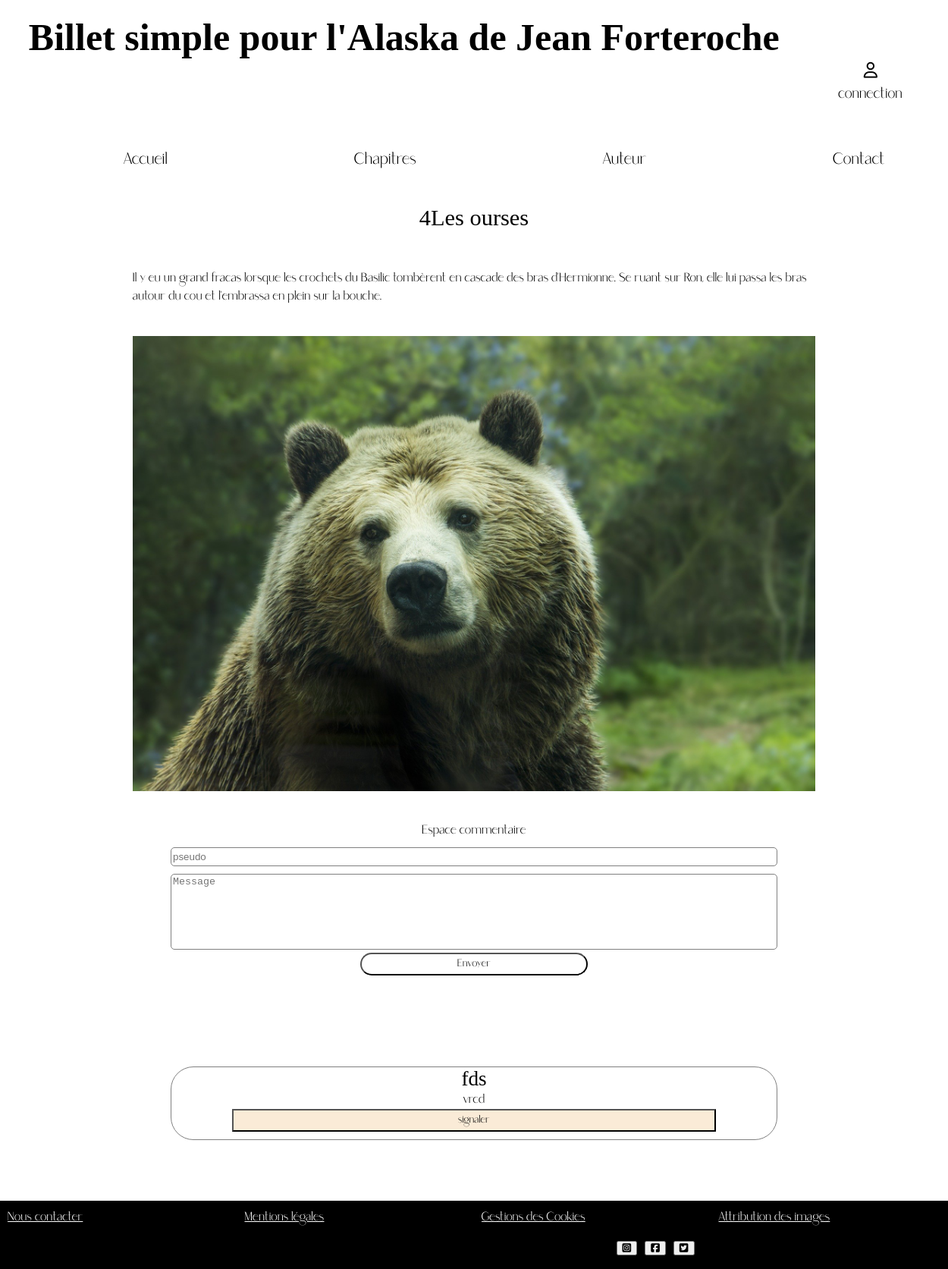
The app's page /index.php?action=chapitre&id=4 with its own data.
### tables this page shows
CREATE TABLE `chapitre` (
  `ID` int(255) NOT NULL,
  `chapitrenumber` int(11) NOT NULL,
  `chapitre-titre` text NOT NULL,
  `resumer` text NOT NULL,
  `chapitre-text` text NOT NULL,
  `images` text NOT NULL,
  `brouillon` tinyint(1) NOT NULL
);

CREATE TABLE `commentaire` (
  `ID` int(11) NOT NULL,
  `nameuser` text NOT NULL,
  `comment` text NOT NULL,
  `signaler` tinyint(1) DEFAULT NULL,
  `valider` tinyint(1) DEFAULT NULL,
  `idchapitre` int(11) NOT NULL
);

### controller/front-end/controller.php (called while the page is built, shortened)
<?php
function directionchapitre()
   {
require('Model/front-end/chapitre.php');
$instanceclasse = new modelchapitre();
$databd = $instanceclasse-> connexionbdchapitre();
$databd3 = $instanceclasse-> connexionbdcommentaire();
require('view/front-end/chapitre.php');
   }
?>

### Model/front-end/chapitre.php (called while the page is built, shortened)
<?php
class modelchapitre {
        public function connexionbdchapitre() {
        require('Model/front-end/connexion.php');
        $search='SELECT * FROM Chapitre WHERE id=' . $_GET["id"];
        $reponse = $bdd->query($search);
        $reponse->execute();
                $data = $reponse->fetchAll();
                return $data;
        }
        public function connexionbdcommentaire() {
        require('Model/front-end/connexion.php');
        $reponse = $bdd->query('SELECT * FROM commentaire WHERE idchapitre=' . $_GET["id"]);
        $reponse->execute();
        $data = $reponse->fetchAll();
        return $data;
        $rereponseq->cloreCursor();}
}
?>

### view/front-end/chapitre.php (the view, shortened to what this page needs)
<section id="main">
<?php  foreach ($databd as $donnees) : ?>
 <div id="chaptirenumber-individuel">
 <div id='chapitre-titre-individuel'><?php echo $donnees['chapitrenumber']?><?php echo $donnees['chapitre-titre']?></div>
 <div id="chapitre-text-individuel"><div id="texte"><?php echo $donnees['chapitre-text']?></div>
  <img src="<?php echo $donnees['images']?>" alt="illustrationchapitre" id="illustrationchapitre-inv"> </div>
 </div></div>
 <div id="commentaire-form">
 <form action="index.php?action=creerCommentaire" method="post" id="commentaireform" >
   <div id="titre-commentaire"><legend >Espace commentaire</legend></div>
      <input class="nameuser" name="nameuser" placeholder="pseudo" required>
      <textarea id="comment" name="comment" placeholder="Message" required></textarea>
      <button class="send" type="submit" id="btn-submit" value="Envoyer" > Envoyer </button>
</form>
</div>
         <?php endforeach; ?>
         <?php  foreach ($databd3 as $donnees) : ?>
         <div id="commentaire">
         <div id="lecommentaire">
         <div id="nomuser"><?php echo $donnees['nameuser']?></div>
         <div id="messageuser"><?php echo $donnees['comment']?></div>
         <form>
         <button class="send" type="submit" id="signaler" value="signaler" >signaler</button></div>
   </div>
   <?php endforeach; ?>
<?php include('template.php'); ?>

### style.css (style rules this page uses)
html, body { margin: 0; padding: 0; width: 100%; height: 100%; }
#main { display: block; margin-top: 180px; }
#signaler { display: block; font-family: "Saudagar"; width: 80%; height: 30px; margin: auto; margin-bottom: 10px; background-color: #faebd7; }
#btn-submit { display: block; font-family: "Saudagar"; width: 300px; height: 30px; margin: auto; margin-bottom: 10px; border-radius: 30px; }
#chapitre-titre-individuel { font-family: caroline; font-size:1.9em; display: flex; width: 100%; margin-top:100px; margin-bottom:50px; justify-content: center; }
#chapitre-text-individuel { font-family: "Saudagar"; display: block; word-wrap: break-word; position: relative; width: 90%; margin: auto; }
#chaptirenumber-individuel { display: block; }
#illustrationchapitre-inv { display: flex; width:100%; max-width: 900px; margin: auto; margin-top:40px; margin-bottom: 40px; }
#titre-commentaire { display: flex; width:100%; text-align: center; }
#commentaire-form { display: flex; width:100%; max-width: 800px; margin: auto; }
#texte { display: flex; width:100%; max-width: 900px; margin: auto; }
#commentaireform { margin-bottom: 100px; }
#comment { font: 1em ; width:800px; height: 100px; margin-top: 10px; box-sizing: border-box; border: 1px solid grey; resize:none; border-radius: 5px; }
#commentaireform { display: block; justify-content: center; }
#lecommentaire { display: block; justify-content: center; margin:auto; font: 1em ; width:800px; margin-top: 10px; box-sizing: border-box; border: 1px solid grey; resize:none; border-radius: 5px; margin-bottom: 40px; overflow: scroll; border-radius: 30px; }
#nomuser { font-family: caroline; font-size: 1.7em; display: flex; justify-content: center; }
#messageuser { font-family: "Saudagar"; display: flex; justify-content: center; }
input { font: 1em ; width:800px; height: 25px; margin-top: 10px; box-sizing: border-box; border: 1px solid grey; resize:none; border-radius: 5px; }
.send { background-color: #fff; }
legend { margin: auto; font-family: Saudagar; }

### records on screen
chapitre: chapitrenumber "4", value "Les ourses", value "Il y eu un grand fracas lorsque les crochets du Basilic tombèrent en cascade des bras d'Hermionne. Se ruant sur Ron, elle lui passa les bras autour du cou et l'embrassa en plein sur la bouche.", images (picture)
commentaire: nameuser "fds", comment "vrcd"
